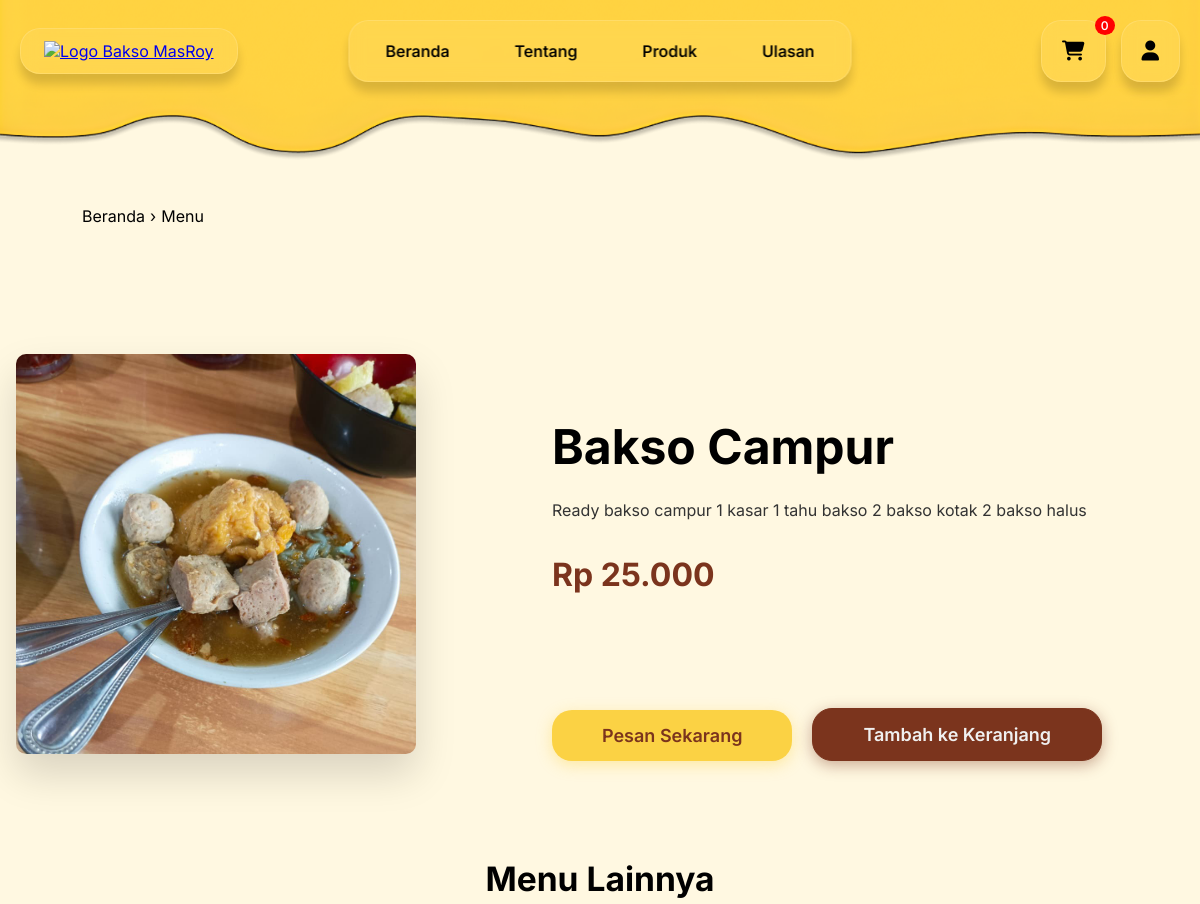
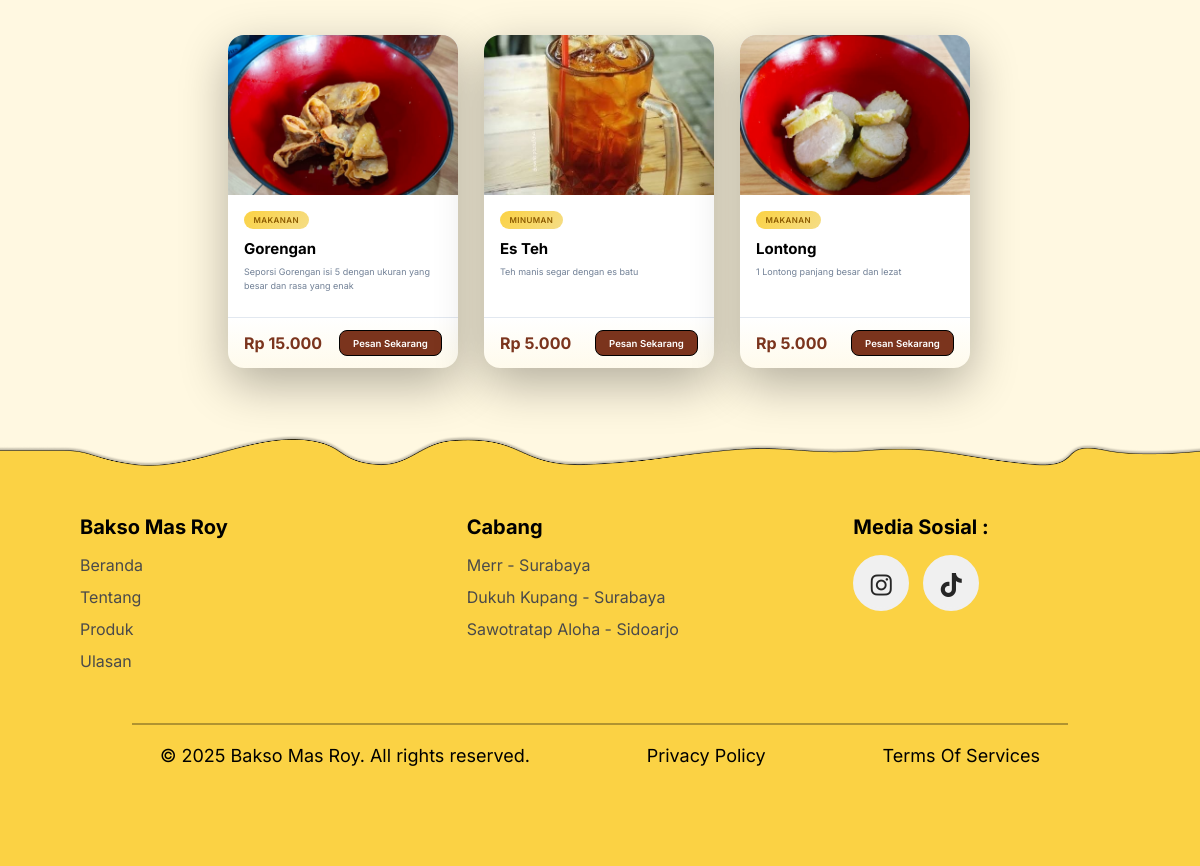
Page /menubaksomasroy.php?id=32 on the committed database (2 pictures, top to bottom).
### tables this page shows
CREATE TABLE `produk` (
  `id` int(11) NOT NULL,
  `nama` varchar(255) NOT NULL,
  `kategori` varchar(255) NOT NULL,
  `harga` int(11) NOT NULL,
  `deskripsi` text NOT NULL,
  `image` varchar(255) NOT NULL
);

### menubaksomasroy.php (the view, shortened to what this page needs)
<?php
include 'functions.php';
$id = isset($_GET['id']) ? (int) $_GET['id'] : 0;
$query = mysqli_query($conn, "SELECT * FROM produk WHERE id = $id");
$produk = mysqli_fetch_assoc($query);
$query_lainnya = mysqli_query($conn, "SELECT * FROM produk WHERE id != $id LIMIT 3");
?>
<!DOCTYPE html>
<html lang="en">
<head>
  <link rel="stylesheet" href="css/stylemenu.css" />
  <link rel="stylesheet" href="https://cdnjs.cloudflare.com/ajax/libs/font-awesome/6.5.2/css/all.min.css" />
  <link rel="stylesheet" href="https://cdn.jsdelivr.net/npm/bootstrap-icons@1.11.1/font/bootstrap-icons.css" />
</head>
<body>
  <nav>
    <div class="logo">
      <a href="index.php">
        <img src="css/properties/logo.png" alt="Logo Bakso MasRoy" />
      </a>
    </div>
    <div class="navbar-nav" id="navbarNav">
      <a href="index.php#beranda">Beranda</a>
      <a href="index.php#tentang">Tentang</a>
      <a href="index.php#produk">Produk</a>
      <a href="index.php#ulasan">Ulasan</a>
    </div>
    <div class="navbar-extra">
      <a href="cart.php" id="cart" class="cart">
        <i class="fa-solid fa-cart-shopping"></i>
        <span id="cartCount">0</span>
      </a>
      <?php if (isset($_SESSION['login'])): ?>
        <a href="logout.php" id="logout" class="logout" style="display: inline;">
          <i class="fa-solid fa-right-from-bracket"></i>
        </a>
      <?php else: ?>
        <a href="#" id="user" class="user">
          <i class="fa-solid fa-user"></i>
        </a>
      <?php endif; ?>
    </div>
  </nav>
  <section id="info-menu" class="info-menu">
    <div class="breadcrumb">
      <a href="index.php">Beranda</a>
      <span>›</span>
      <span>Menu</span>
    </div>
    <div class="container-info-menu">
      <div class="info-menu-image">
        <img src="<?= $produk['image'] ?>" alt="<?= $produk['nama'] ?>" />
      </div>
      <div class="info-menu-text">
        <h1><?= $produk['nama'] ?></h1>
        <p><?= $produk['deskripsi'] ?></p>
        <h2>
          Rp
          <?= number_format($produk['harga'], 0, ',', '.') ?>
        </h2>
      </div>
      <div class="cta">
        <div class="cta-pesan-sekarang">
          <a href="checkout.php?id=<?= $produk['id'] ?>">Pesan Sekarang</a>
        </div>
        <div class="cta-tambah-ke-keranjang">
          <button id="addToCart" data-id="<?= $produk['id'] ?>">Tambah ke Keranjang</button>
        </div>
      </div>
    </div>
  </section>
  <section id="menu-lainya" class="menu-lainya">
    <h2>Menu Lainnya</h2>
    <div class="pembungkusluar">
      <?php while ($row = mysqli_fetch_assoc($query_lainnya)): ?>
        <div class="produk-item">
          <div class="container">
            <div class="foto-produk">
              <img src="<?= $row['image'] ?>" alt="<?= $row['nama'] ?>" />
            </div>
            <div class="judul">
              <h4><?= $row['kategori'] ?></h4>
            </div>
            <div class="nama">
              <h3><?= $row['nama'] ?></h3>
            </div>
            <div class="deskripsi">
              <p><?= $row['deskripsi'] ?></p>
            </div>
            <div class="hargapesan">
              <div class="harga-produk">
                <h3>
                  Rp
                  <?= number_format($row['harga'], 0, ',', '.') ?>
                </h3>
              </div>
              <div class="cta-produk">
                <a href="menubaksomasroy.php?id=<?= $row['id'] ?>">Pesan Sekarang</a>
              </div>
            </div>
          </div>
        </div>
      <?php endwhile; ?>
    </div>
  </section>
  <footer>
    <div class="navigasi-info-dan-medsos">
      <div class="navigasi">
        <h3>Bakso Mas Roy</h3>
        <div class="navigasi-link">
          <a href="index.php#beranda">Beranda</a>
          <a href="index.php#tentang">Tentang</a>
          <a href="index.php#produk">Produk</a>
          <a href="index.php#ulasan">Ulasan</a>
        </div>
      </div>
      <div class="info">
        <h3>Cabang</h3>
        <div class="info-link">
          <a href="#">Merr - Surabaya</a>
          <a href="#">Dukuh Kupang - Surabaya</a>
          <a href="#">Sawotratap Aloha - Sidoarjo</a>
        </div>
      </div>
      <div class="medsos">
        <h3>Media Sosial :</h3>
        <div class="medsos-link">
          <ul>
            <li>
              <a href="https://www.instagram.com/baksomasroy/"><i class="fab fa-instagram icon"></i></a>
            </li>
            <li>
              <a href="https://www.tiktok.com/@baksomasroy?lang=en"><i class="fa-brands fa-tiktok icon"></i></a>
            </li>
          </ul>
        </div>
      </div>
    </div>
    <hr class="betmut" />
    <div class="copyright">
      <p>© 2025 Bakso Mas Roy. All rights reserved.</p>
      <p>Privacy Policy</p>
      <p>Terms Of Services</p>
    </div>
  </footer>
</body>
</html>

### rows in the picture
produk: image (picture), nama "Bakso Campur", deskripsi "Ready bakso campur 1 kasar 1 tahu bakso 2 bakso kotak 2 bakso halus", harga "25.000"
produk: image (picture), kategori "MAKANAN", nama "Gorengan", deskripsi "Seporsi Gorengan isi 5 dengan ukuran yang besar dan rasa yang enak", harga "15.000"
produk: image (picture), kategori "MINUMAN", nama "Es Teh", deskripsi "Teh manis segar dengan es batu", harga "5.000"
produk: image (picture), kategori "MAKANAN", nama "Lontong", deskripsi "1 Lontong panjang besar dan lezat", harga "5.000"
